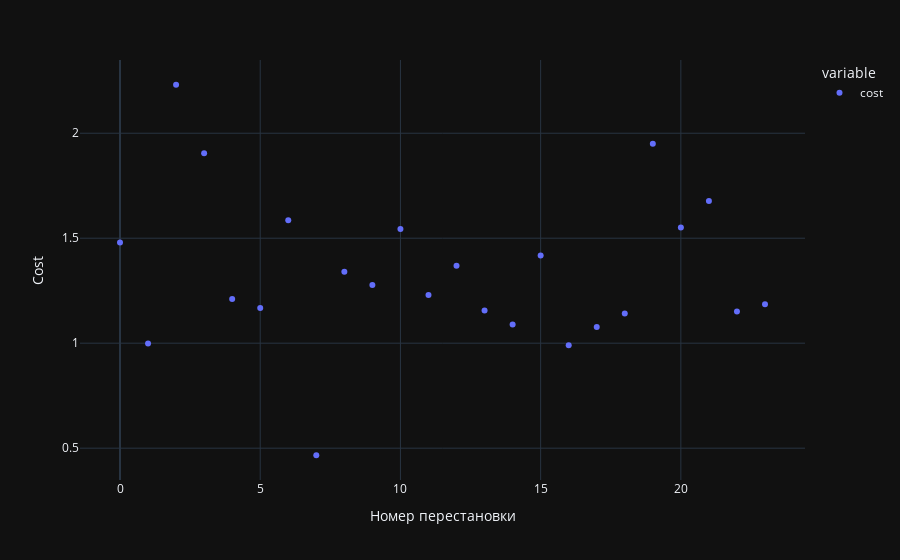

The notebook cell saved with this chart:
### Code cell
px.scatter(anal["answers_table"]["cost"], template="plotly_dark", labels = {"index": "Номер перестановки", "value": "Cost"})

### Figure 1 — Plotly figure (JSON) as saved in the notebook; plotly's stock layout.template omitted (floating-point values rounded to 4 significant figures)
{"data": [{"hovertemplate": "variable=cost<br>Номер перестановки=%{x}<br>Cost=%{y}<extra></extra>", "legendgroup": "cost", "marker": {"color": "#636efa", "symbol": "circle"}, "mode": "markers", "name": "cost", "orientation": "v", "showlegend": true, "type": "scatter", "x": [0, 1, 2, 3, 4, 5, 6, 7, 8, 9, 10, 11, 12, 13, 14, 15, 16, 17, 18, 19, 20, 21, 22, 23], "xaxis": "x", "y": [1.48, 0.9982, 2.231, 1.904, 1.21, 1.168, 1.586, 0.4664, 1.341, 1.277, 1.544, 1.23, 1.369, 1.156, 1.089, 1.418, 0.9906, 1.077, 1.142, 1.949, 1.552, 1.677, 1.151, 1.186], "yaxis": "y"}], "layout": {"legend": {"title": {"text": "variable"}, "tracegroupgap": 0}, "margin": {"t": 60}, "xaxis": {"anchor": "y", "domain": [0, 1], "title": {"text": "Номер перестановки"}}, "yaxis": {"anchor": "x", "domain": [0, 1], "title": {"text": "Cost"}}}}
